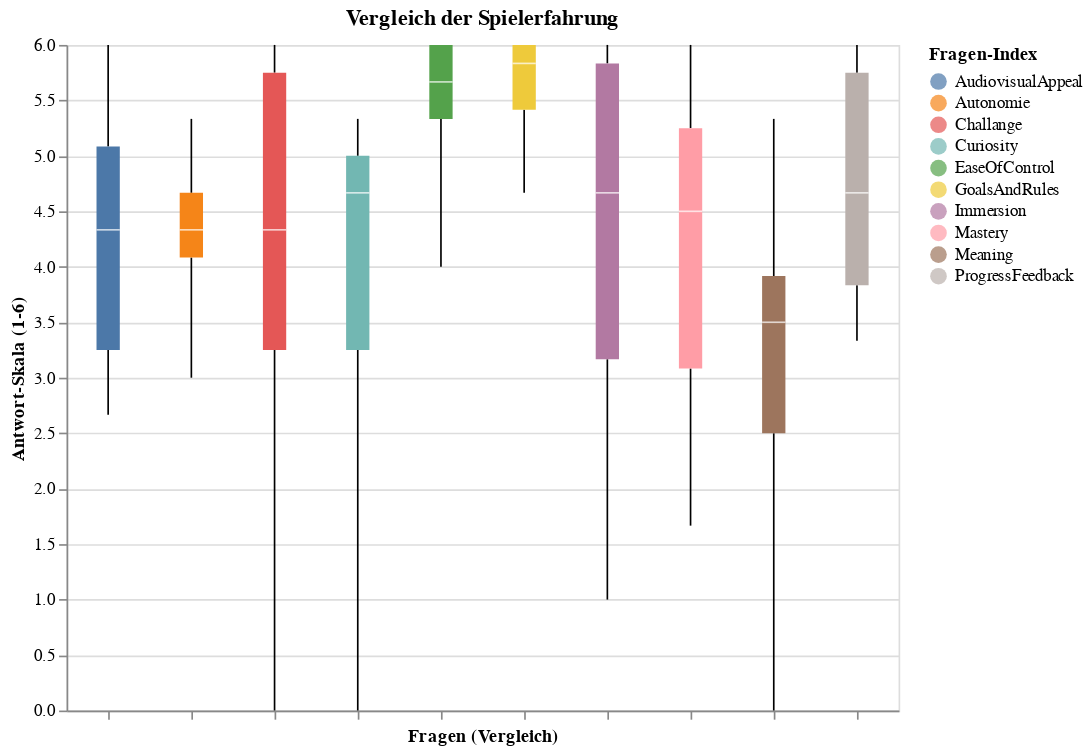

Notebook code for this chart:
### Code cell
visualize_boxplotted(df_aggregated_ohne)

### Figure 1 — Vega-Lite specification as saved in the notebook (floating-point values rounded to 4 significant figures)
{"config": {"view": {"continuousWidth": 300, "continuousHeight": 300}}, "data": {"name": "data-6cc673edb4a6a1cf8e26d080544f34de"}, "mark": {"type": "boxplot", "extent": "min-max"}, "encoding": {"color": {"field": "Frage", "legend": {"labelLimit": 300, "title": "Fragen-Index"}, "type": "nominal"}, "tooltip": [{"field": "Frage", "type": "nominal"}, {"field": "Score", "type": "quantitative"}], "x": {"axis": {"labels": false}, "field": "Frage", "title": "Fragen (Vergleich)", "type": "nominal"}, "y": {"field": "Score", "scale": {"domain": [0, 6]}, "title": "Antwort-Skala (1-6)", "type": "quantitative"}}, "height": 400, "title": "Vergleich der Spielerfahrung", "width": 500, "$schema": "https://vega.github.io/schema/vega-lite/v6.1.0.json", "datasets": {"data-6cc673edb4a6a1cf8e26d080544f34de": [{"Frage": "EaseOfControl", "Score": 4.667}, {"Frage": "EaseOfControl", "Score": 5.333}, {"Frage": "EaseOfControl", "Score": 5.667}, {"Frage": "EaseOfControl", "Score": 6.0}, {"Frage": "EaseOfControl", "Score": 5.667}, {"Frage": "EaseOfControl", "Score": 4.0}, {"Frage": "EaseOfControl", "Score": 6.0}, {"Frage": "EaseOfControl", "Score": 6.0}, {"Frage": "EaseOfControl", "Score": 5.333}, {"Frage": "EaseOfControl", "Score": 6.0}, {"Frage": "GoalsAndRules", "Score": 6.0}, {"Frage": "GoalsAndRules", "Score": 5.667}, {"Frage": "GoalsAndRules", "Score": 4.667}, {"Frage": "GoalsAndRules", "Score": 6.0}, {"Frage": "GoalsAndRules", "Score": 6.0}, {"Frage": "GoalsAndRules", "Score": 5.0}, {"Frage": "GoalsAndRules", "Score": 6.0}, {"Frage": "GoalsAndRules", "Score": 6.0}, {"Frage": "GoalsAndRules", "Score": 5.333}, {"Frage": "GoalsAndRules", "Score": 5.667}, {"Frage": "Challange", "Score": 0.3333}, {"Frage": "Challange", "Score": 3.0}, {"Frage": "Challange", "Score": 4.0}, {"Frage": "Challange", "Score": 0.0}, {"Frage": "Challange", "Score": 6.0}, {"Frage": "Challange", "Score": 5.0}, {"Frage": "Challange", "Score": 6.0}, {"Frage": "Challange", "Score": 6.0}, {"Frage": "Challange", "Score": 4.333}, {"Frage": "Challange", "Score": 4.333}, {"Frage": "ProgressFeedback", "Score": 4.333}, {"Frage": "ProgressFeedback", "Score": 3.333}, {"Frage": "ProgressFeedback", "Score": 4.333}, {"Frage": "ProgressFeedback", "Score": 6.0}, {"Frage": "ProgressFeedback", "Score": 6.0}, {"Frage": "ProgressFeedback", "Score": 5.0}, {"Frage": "ProgressFeedback", "Score": 6.0}, {"Frage": "ProgressFeedback", "Score": 3.667}, {"Frage": "ProgressFeedback", "Score": 3.667}, {"Frage": "ProgressFeedback", "Score": 5.0}, {"Frage": "AudiovisualAppeal", "Score": 6.0}, {"Frage": "AudiovisualAppeal", "Score": 5.333}, {"Frage": "AudiovisualAppeal", "Score": 4.0}, {"Frage": "AudiovisualAppeal", "Score": 3.0}, {"Frage": "AudiovisualAppeal", "Score": 2.667}, {"Frage": "AudiovisualAppeal", "Score": 4.333}, {"Frage": "AudiovisualAppeal", "Score": 2.667}, {"Frage": "AudiovisualAppeal", "Score": 5.667}, {"Frage": "AudiovisualAppeal", "Score": 4.333}, {"Frage": "AudiovisualAppeal", "Score": 4.333}, {"Frage": "Meaning", "Score": 4.333}, {"Frage": "Meaning", "Score": 5.333}, {"Frage": "Meaning", "Score": 3.0}, {"Frage": "Meaning", "Score": 0.0}, {"Frage": "Meaning", "Score": 4.0}, {"Frage": "Meaning", "Score": 3.333}, {"Frage": "Meaning", "Score": 2.333}, {"Frage": "Meaning", "Score": 3.667}, {"Frage": "Meaning", "Score": 1.0}, {"Frage": "Meaning", "Score": 3.667}, {"Frage": "Curiosity", "Score": 4.333}, {"Frage": "Curiosity", "Score": 5.0}, {"Frage": "Curiosity", "Score": 5.0}, {"Frage": "Curiosity", "Score": 0.0}, {"Frage": "Curiosity", "Score": 4.0}, {"Frage": "Curiosity", "Score": 5.0}, {"Frage": "Curiosity", "Score": 2.333}, {"Frage": "Curiosity", "Score": 5.0}, {"Frage": "Curiosity", "Score": 3.0}, {"Frage": "Curiosity", "Score": 5.333}, {"Frage": "Mastery", "Score": 2.0}, {"Frage": "Mastery", "Score": 4.333}, {"Frage": "Mastery", "Score": 1.667}, {"Frage": "Mastery", "Score": 6.0}, {"Frage": "Mastery", "Score": 5.0}, {"Frage": "Mastery", "Score": 4.667}, {"Frage": "Mastery", "Score": 6.0}, {"Frage": "Mastery", "Score": 3.333}, {"Frage": "Mastery", "Score": 5.333}, {"Frage": "Mastery", "Score": 3.0}, {"Frage": "Immersion", "Score": 5.333}, {"Frage": "Immersion", "Score": 6.0}, {"Frage": "Immersion", "Score": 3.667}, {"Frage": "Immersion", "Score": 6.0}, {"Frage": "Immersion", "Score": 4.667}, {"Frage": "Immersion", "Score": 3.0}, {"Frage": "Immersion", "Score": 2.0}, {"Frage": "Immersion", "Score": 6.0}, {"Frage": "Immersion", "Score": 1.0}, {"Frage": "Immersion", "Score": 4.667}, {"Frage": "Autonomie", "Score": 4.667}, {"Frage": "Autonomie", "Score": 4.333}, {"Frage": "Autonomie", "Score": 4.0}, {"Frage": "Autonomie", "Score": 4.333}, {"Frage": "Autonomie", "Score": 3.0}, {"Frage": "Autonomie", "Score": 5.0}, {"Frage": "Autonomie", "Score": 4.333}, {"Frage": "Autonomie", "Score": 4.667}, {"Frage": "Autonomie", "Score": 5.333}, {"Frage": "Autonomie", "Score": 3.0}, {"Frage": "UI", "Score": null}, {"Frage": "UI", "Score": null}, {"Frage": "UI", "Score": null}, {"Frage": "UI", "Score": null}, {"Frage": "UI", "Score": null}, {"Frage": "UI", "Score": null}, {"Frage": "UI", "Score": null}, {"Frage": "UI", "Score": null}, {"Frage": "UI", "Score": null}, {"Frage": "UI", "Score": null}]}}
